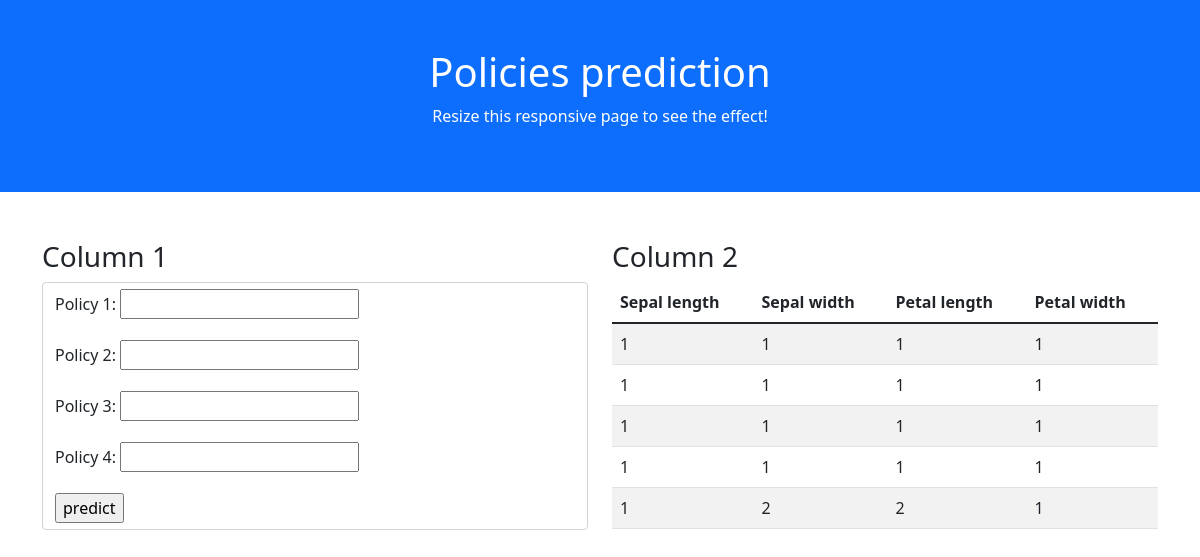
The app's page /prediction/ with its own data.
### model_app/models.py (models this page shows)
class Leaf(models.Model):
    sepal_length = models.IntegerField()
    sepal_width  = models.IntegerField()
    petal_length = models.IntegerField()
    petal_width  = models.IntegerField()

### model_app/views.py (the view, shortened to what this page needs)
# urls.py: path('',views.predictor,name="prediction"),
def predictor(request):
    data = Leaf.objects.order_by('sepal_length')
    form = forms.FormName()
    my_dict = {'data':data,'form':form}
    return render(request,'index.html',my_dict)

### model_app/forms.py
class FormName(forms.Form):
    sepal_length = forms.IntegerField()
    sepal_width  = forms.IntegerField()
    petal_length = forms.IntegerField()
    petal_width  = forms.IntegerField()

### templates/index.html (shortened to what this page needs)
<!DOCTYPE html>
<html lang="en">
<head>
  <link href="https://cdn.jsdelivr.net/npm/bootstrap@5.1.3/dist/css/bootstrap.min.css" rel="stylesheet">
</head>
<body>
<div class="container-fluid p-5 bg-primary text-white text-center">
  <h1>Policies prediction</h1>
  <p>Resize this responsive page to see the effect!</p>
</div>
<div class="container mt-5">
  <div class="row">
    <div class="col-sm-6">
      <h3>Column 1</h3>
      <form class='form-control' method='POST'>
          <div class="mb-3">
            <label for="sepal_length" class="form-label">Policy 1:</label>
            {{form.sepal_length}}
          </div>
          <div class="mb-3">
            <label for="sepal_width" class="form-label">Policy 2:</label>
            {{form.sepal_width}}
          </div>
          <div class="mb-3">
            <label for="petal_length" class="form-label">Policy 3:</label>
            {{form.petal_length}}
          </div>
          <div class="mb-3">
            <label for="petal_width" class="form-label">Policy 4:</label>
            {{form.petal_width}}
          </div>
          <input type="submit" value="predict"/>
      </form>
    </div>
    <div class="col-sm-6">
      <h3>Column 2</h3>
      <table class="table table-striped">
        <thead>
          <tr>
            <th>Sepal length</th>
            <th>Sepal width</th>
            <th>Petal length</th>
            <th>Petal width</th>
          </tr>
        </thead>
        <tbody>
          {% for data in data %}
          <tr>
            <td>{{data.sepal_length}}</td>
            <td>{{data.sepal_width}}</td>
            <td>{{data.petal_length}}</td>
            <td>{{data.petal_width}}</td>
          </tr>
          {% endfor %}
        </tbody>
      </table>
    </div>
  </div>
</div>
</body>
</html>

### records on screen
Leaf: sepal_length "1", sepal_width "1", petal_length "1", petal_width "1"
Leaf: sepal_length "1", sepal_width "1", petal_length "1", petal_width "1"
Leaf: sepal_length "1", sepal_width "1", petal_length "1", petal_width "1"
Leaf: sepal_length "1", sepal_width "1", petal_length "1", petal_width "1"
Leaf: sepal_length "1", sepal_width "2", petal_length "2", petal_width "1"
